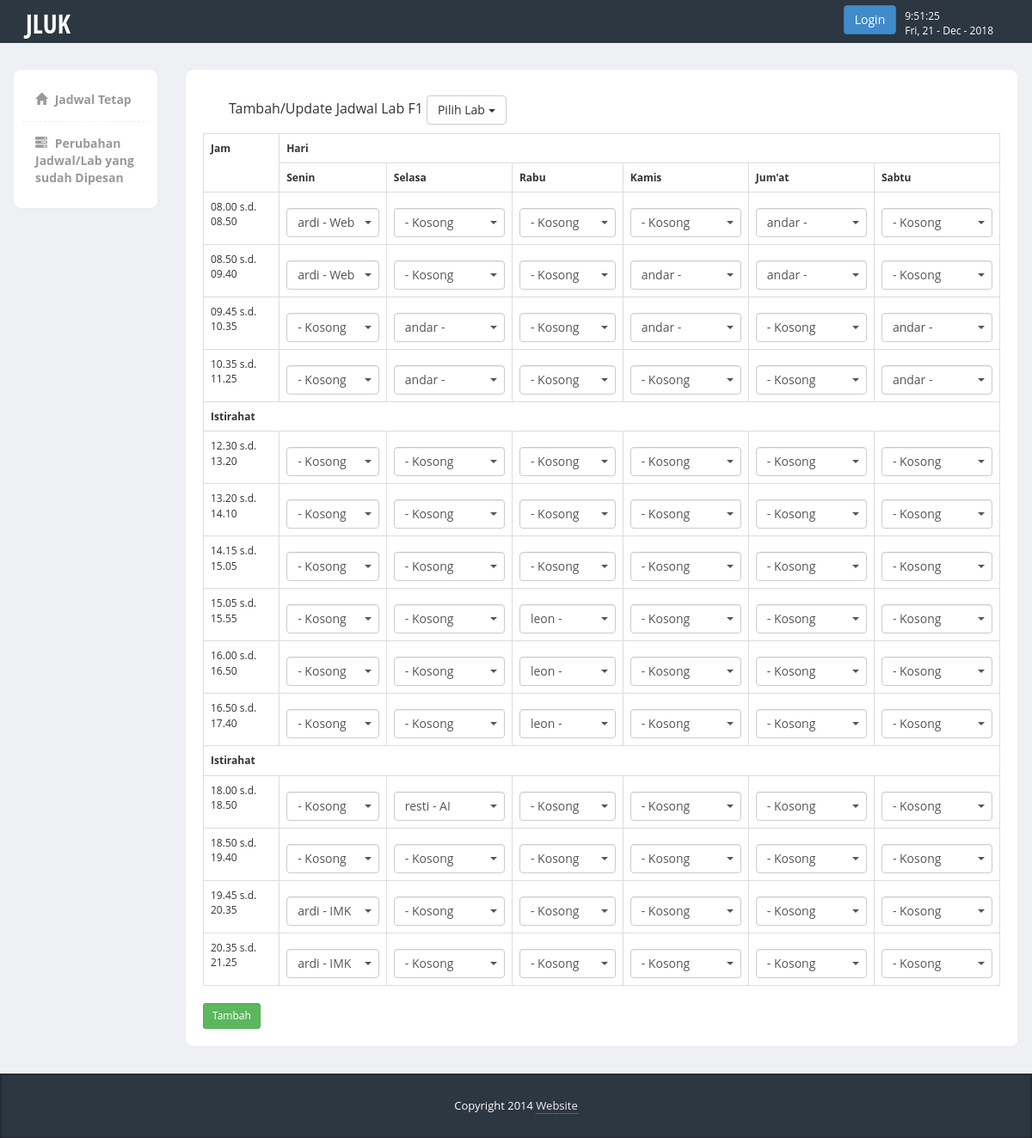
/tables.php, run on the app's committed database.
### tables this page shows
CREATE TABLE `lab` (
  `id_lab` int(11) NOT NULL,
  `nama_lab` varchar(20) NOT NULL
);

CREATE TABLE `jadwal` (
  `lab` int(11) NOT NULL,
  `hari` varchar(11) NOT NULL,
  `jam` varchar(11) NOT NULL,
  `dosen` int(11) DEFAULT NULL,
  `matkul` varchar(50) NOT NULL,
  `tgl` varchar(50) DEFAULT NULL
);

CREATE TABLE `matkul` (
  `id_matkul` int(11) NOT NULL,
  `id_dosen` int(11) DEFAULT NULL,
  `matkul` varchar(100) NOT NULL
);

CREATE TABLE `dosen` (
  `id_dosen` int(11) NOT NULL,
  `nama` varchar(50) NOT NULL,
  `password` varchar(50) NOT NULL,
  `nidn` int(11) NOT NULL,
  `nama_l` varchar(100) NOT NULL
);

### tables.php (the view, shortened to what this page needs)
<!DOCTYPE html>
<html>
  <head>
    <link href="https://code.jquery.com/ui/1.10.3/themes/redmond/jquery-ui.css" rel="stylesheet" media="screen">
    <link href="bootstrap/css/bootstrap.min.css" rel="stylesheet">
    <link href="css/styles.css" rel="stylesheet">
    <link href="//netdna.bootstrapcdn.com/font-awesome/4.0.3/css/font-awesome.css" rel="stylesheet">
    <link href="vendors/form-helpers/css/bootstrap-formhelpers.min.css" rel="stylesheet">
    <link href="vendors/select/bootstrap-select.min.css" rel="stylesheet">
    <link href="vendors/tags/css/bootstrap-tags.css" rel="stylesheet">
    <link href="css/forms.css" rel="stylesheet">
  </head>
  <body>
  	</body><?php
  	include('navbar.php');
  	?>
    <div class="page-content">
    	<div class="row">
		 <?php
		 include 'sidebar.php';
		 ?>
		  <div class="col-md-10">
  			<div class="content-box-large">
  				<div class="panel-heading">
					<div class="panel-title">Tambah/Update Jadwal Lab <?php
					if(!isset($_GET['id'])){
                    $labx = mysql_query("SELECT * FROM lab WHERE id_lab='1'");
					}else{
                    $labx = mysql_query("SELECT * FROM lab WHERE id_lab='".$_GET['id']."'");
                }
					$qw =  mysql_fetch_array($labx);
					echo $qw['nama_lab']; ?> <div class="btn-group">
                    <button type="button" class="btn btn-default dropdown-toggle" data-toggle="dropdown">
                      Pilih Lab <span class="caret"></span>
                    </button>
                  </div></div>
				</div>
  					<div class="table-responsive">
  						<form method="post" action="tmbhjdwl.php">
<?php
echo "<table class='table table-bordered'>";
echo "<tr><th rowspan='2'>Jam</th><th colspan='6'>Hari</th></tr>";
echo "<tr><th>Senin</th><th>Selasa</th><th>Rabu</th><th>Kamis</th><th>Jum'at</th><th>Sabtu</th></tr>";
$jam = array("08.00 s.d. 08.50"=>"0",
 "08.50 s.d. 09.40"=>"1",
 "09.45 s.d. 10.35"=>"2",
 "10.35 s.d. 11.25"=>"3",
 "12.30 s.d. 13.20"=>"4",
 "13.20 s.d. 14.10"=>"5",
 "14.15 s.d. 15.05"=>"6",
 "15.05 s.d. 15.55"=>"7",
 "16.00 s.d. 16.50"=>"8",
 "16.50 s.d. 17.40"=>"9",
 "18.00 s.d. 18.50"=>"10",
 "18.50 s.d. 19.40"=>"11",
 "19.45 s.d. 20.35"=>"12",
 "20.35 s.d. 21.25"=>"13");
for($i=0;$i<4;$i++){
	foreach($jam as $x => $x_value) {
      if($x_value==$i) $wew = $x;
}
echo "<tr><td>".$wew."</td>";
for($j=0;$j<6;$j++){
	$val = "r".$i."c".$j;
	$jam2 = "r".$i;
	$hari = "c".$j;
	if(!isset($_GET['id'])){
		$lol = mysql_query("SELECT * FROM jadwal WHERE hari='$hari' AND jam='$jam2' AND lab='1'");
	}else{
	$lol = mysql_query("SELECT * FROM jadwal WHERE hari='$hari' AND jam='$jam2' AND lab='".$_GET['id']."'");
}
	$lol1 = mysql_fetch_array($lol);
	$id_matkul = $lol1['matkul'];
	$sql = mysql_query("SELECT * FROM matkul");
echo "<td><p><div class='bfh-selectbox' data-name='$val' data-value='$id_matkul' data-filter='true'>";
while($row = mysql_fetch_array($sql)){
	$id = $row['id_matkul'];
	$dosen = $row['id_dosen'];
	$dsn = mysql_query("SELECT * FROM dosen WHERE id_dosen=$dosen");
	$shwdsn = mysql_fetch_array($dsn);
	$matkul = $row['matkul'];
	echo "<div data-value='$id'>".$shwdsn['nama']." - ".$matkul."</div>";
}
}
echo "</tr>";
}
echo "<tr><th colspan='8' align='center'>Istirahat</th></tr>";
for($i=4;$i<10;$i++){
	foreach($jam as $x => $x_value) {
      if($x_value==$i) $wew = $x;
}
echo "<tr><td>".$wew."</td>";
for($j=0;$j<6;$j++){
	$val = "r".$i."c".$j;
	$jam2 = "r".$i;
	$hari = "c".$j;
	if(!isset($_GET['id'])){
		$lol = mysql_query("SELECT * FROM jadwal WHERE hari='$hari' AND jam='$jam2' AND lab='1'");
	}else{
	$lol = mysql_query("SELECT * FROM jadwal WHERE hari='$hari' AND jam='$jam2' AND lab='".$_GET['id']."'");
}
	$lol1 = mysql_fetch_array($lol);
	$id_matkul = $lol1['matkul'];
	$sql = mysql_query("SELECT * FROM matkul");
echo "<td><p><div class='bfh-selectbox' data-name='$val' data-value='$id_matkul' data-filter='true'>";
while($row = mysql_fetch_array($sql)){
	$id = $row['id_matkul'];
	$dosen = $row['id_dosen'];
	$dsn = mysql_query("SELECT * FROM dosen WHERE id_dosen=$dosen");
	$shwdsn = mysql_fetch_array($dsn);
	$matkul = $row['matkul'];
	echo "<div data-value='$id'>".$shwdsn['nama']." - ".$matkul."</div>";
}
}
echo "</tr>";
}
echo "<tr><th colspan='8' align='center'>Istirahat</th></tr>";
for($i=10;$i<14;$i++){
	foreach($jam as $x => $x_value) {
      if($x_value==$i) $wew = $x;
}
echo "<tr><td>".$wew."</td>";
for($j=0;$j<6;$j++){
	$val = "r".$i."c".$j;
	$jam2 = "r".$i;
	$hari = "c".$j;
	if(!isset($_GET['id'])){
		$lol = mysql_query("SELECT * FROM jadwal WHERE hari='$hari' AND jam='$jam2' AND lab='1'");
	}else{
	$lol = mysql_query("SELECT * FROM jadwal WHERE hari='$hari' AND jam='$jam2' AND lab='".$_GET['id']."'");
}
	$lol1 = mysql_fetch_array($lol);
	$id_matkul = $lol1['matkul'];
	$sql = mysql_query("SELECT * FROM matkul");
echo "<td><p><div class='bfh-selectbox' data-name='$val' data-value='$id_matkul' data-filter='true'>";
while($row = mysql_fetch_array($sql)){
	$id = $row['id_matkul'];
	$dosen = $row['id_dosen'];
	$dsn = mysql_query("SELECT * FROM dosen WHERE id_dosen=$dosen");
	$shwdsn = mysql_fetch_array($dsn);
	$matkul = $row['matkul'];
	echo "<div data-value='$id'>".$shwdsn['nama']." - ".$matkul."</div>";
}
}
echo "</tr>";
}
echo "</table>";
?>
<input type="submit" name="" value="Tambah" class="btn btn-success btn-sm">
</form>
  					</div>
  			</div>
		  </div>
		</div>
    </div>
    <footer>
         <div class="container">
            <div class="copy text-center">
               Copyright 2014 <a href='#'>Website</a>
            </div>
         </div>
      </footer>
      <link href="vendors/datatables/dataTables.bootstrap.css" rel="stylesheet" media="screen">
  </body>
</html>

### css/styles.css (style rules this page uses)
body { font-family: 'Open Sans', sans-serif; background-color: #f7f7f7; position: relative; margin: 0px; font-size: 12px; padding: 0px; }
.page-content > .row { margin-left: 0px !important; margin-right: 0px !important; margin-top: 30px; }
footer { background-color:#2c3742; box-shadow:inset 0px 0px 3px #111; color:#fff; font-size:14px; line-height:25px; padding:10px 0px 10px 0px; bottom: 0px; }
footer a { color:#eee; text-decoration:none; border-bottom:1px dotted #888; }
footer .copy { font-size:13px; margin:15px 0px; }
.content-box, .content-box-large { margin-bottom:30px; background:#fff; border-radius:10px; padding:10px; border-left:1px solid #eee; border-top:1px solid #eee; border-right:2px solid #eee; border-bottom:2px solid #eee; }
.content-box-large { padding: 20px; }
body { background-color: #eff0f3; }
.panel-heading>.panel-title, .content-box-header .panel-title { float: left; padding: 10px 15px; padding-top: 0px; }
.panel-heading>.panel-title>*, .content-box-header .panel-title>* { margin: 0; }

### data on the page
lab: nama_lab "F1"
jadwal: $id_matkul 5 (drawn)
matkul: id_dosen.nama "ardi", matkul "Web…"
matkul: matkul "Kosong"
jadwal: $id_matkul 8 (drawn)
matkul: id_dosen.nama "andar"
jadwal: $id_matkul 5 (drawn)
jadwal: $id_matkul 8 (drawn)
jadwal: $id_matkul 8 (drawn)
jadwal: $id_matkul 2 (drawn)
matkul: id_dosen.nama "andar"
jadwal: $id_matkul 8 (drawn)
jadwal: $id_matkul 2 (drawn)
jadwal: $id_matkul 2 (drawn)
jadwal: $id_matkul 2 (drawn)
jadwal: $id_matkul 6 (drawn)
matkul: id_dosen.nama "leon"
jadwal: $id_matkul 6 (drawn)
jadwal: $id_matkul 6 (drawn)
jadwal: $id_matkul 9 (drawn)
matkul: id_dosen.nama "resti", matkul "AI"
jadwal: $id_matkul 3 (drawn)
matkul: id_dosen.nama "ardi", matkul "IMK"
jadwal: $id_matkul 3 (drawn)

### other printed values
$wew "08.00 s.d. 08.50"
$wew "08.50 s.d. 09.40"
$wew "09.45 s.d. 10.35"
$wew "10.35 s.d. 11.25"
$wew "12.30 s.d. 13.20"
$wew "13.20 s.d. 14.10"
$wew "14.15 s.d. 15.05"
$wew "15.05 s.d. 15.55"
$wew "16.00 s.d. 16.50"
$wew "16.50 s.d. 17.40"
$wew "18.00 s.d. 18.50"
$wew "18.50 s.d. 19.40"
$wew "19.45 s.d. 20.35"
$wew "20.35 s.d. 21.25"
